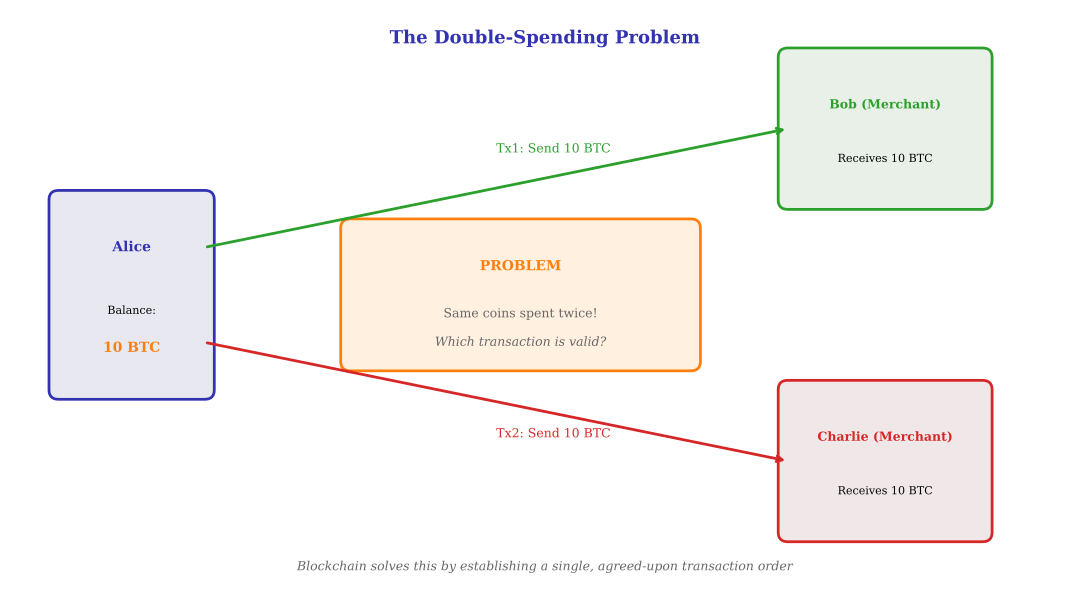

The Python source for this figure:
"""Double Spend Problem - Visual showing the attack scenario"""
from pathlib import Path
import matplotlib.pyplot as plt
import matplotlib.patches as mpatches
from matplotlib.patches import FancyBboxPatch, FancyArrowPatch, Circle
import numpy as np

plt.rcParams.update({
    'font.size': 10, 'axes.labelsize': 10, 'axes.titlesize': 11,
    'xtick.labelsize': 9, 'ytick.labelsize': 9, 'legend.fontsize': 9,
    'figure.dpi': 150, 'font.family': 'serif'
})

MLPURPLE = '#3333B2'
MLBLUE = '#0066CC'
MLRED = '#D62728'
MLGREEN = '#2CA02C'
MLORANGE = '#FF7F0E'

fig, ax = plt.subplots(figsize=(11, 6))
ax.set_xlim(0, 11)
ax.set_ylim(0, 6)
ax.axis('off')

# Title
ax.text(5.5, 5.7, 'The Double-Spending Problem', ha='center', va='center',
        fontsize=13, fontweight='bold', color=MLPURPLE)

# Alice (sender)
alice_box = FancyBboxPatch((0.5, 2), 1.5, 2, boxstyle="round,pad=0.1",
                            facecolor='#E8E8F0', edgecolor=MLPURPLE, linewidth=2)
ax.add_patch(alice_box)
ax.text(1.25, 3.5, 'Alice', ha='center', va='center', fontsize=10, fontweight='bold', color=MLPURPLE)
ax.text(1.25, 2.8, 'Balance:', ha='center', fontsize=8)
ax.text(1.25, 2.4, '10 BTC', ha='center', fontsize=10, fontweight='bold', color=MLORANGE)

# Bob (merchant 1)
bob_box = FancyBboxPatch((8, 4), 2, 1.5, boxstyle="round,pad=0.1",
                          facecolor='#E8F0E8', edgecolor=MLGREEN, linewidth=2)
ax.add_patch(bob_box)
ax.text(9, 5, 'Bob (Merchant)', ha='center', va='center', fontsize=9, fontweight='bold', color=MLGREEN)
ax.text(9, 4.4, 'Receives 10 BTC', ha='center', fontsize=8)

# Charlie (merchant 2)
charlie_box = FancyBboxPatch((8, 0.5), 2, 1.5, boxstyle="round,pad=0.1",
                              facecolor='#F0E8E8', edgecolor=MLRED, linewidth=2)
ax.add_patch(charlie_box)
ax.text(9, 1.5, 'Charlie (Merchant)', ha='center', va='center', fontsize=9, fontweight='bold', color=MLRED)
ax.text(9, 0.9, 'Receives 10 BTC', ha='center', fontsize=8)

# Arrows showing double spend
arrow_style = "Simple,tail_width=0.3,head_width=3,head_length=6"

# Arrow to Bob
ax.annotate('', xy=(8, 4.75), xytext=(2, 3.5),
            arrowprops=dict(arrowstyle='->', color=MLGREEN, lw=2))
ax.text(5, 4.5, 'Tx1: Send 10 BTC', fontsize=9, color=MLGREEN)

# Arrow to Charlie
ax.annotate('', xy=(8, 1.25), xytext=(2, 2.5),
            arrowprops=dict(arrowstyle='->', color=MLRED, lw=2))
ax.text(5, 1.5, 'Tx2: Send 10 BTC', fontsize=9, color=MLRED)

# Problem box
problem_box = FancyBboxPatch((3.5, 2.3), 3.5, 1.4, boxstyle="round,pad=0.1",
                              facecolor='#FFF0E0', edgecolor=MLORANGE, linewidth=2)
ax.add_patch(problem_box)
ax.text(5.25, 3.3, 'PROBLEM', ha='center', va='center', fontsize=10,
        fontweight='bold', color=MLORANGE)
ax.text(5.25, 2.8, 'Same coins spent twice!', ha='center', va='center',
        fontsize=9, color='#666666')
ax.text(5.25, 2.5, 'Which transaction is valid?', ha='center', va='center',
        fontsize=9, style='italic', color='#666666')

# Bottom note
ax.text(5.5, 0.1, 'Blockchain solves this by establishing a single, agreed-upon transaction order',
        ha='center', fontsize=9, style='italic', color='#666666')

plt.tight_layout()
plt.savefig(Path(__file__).parent / 'double_spend_problem.pdf',
            format='pdf', dpi=300, bbox_inches='tight')
plt.close()
